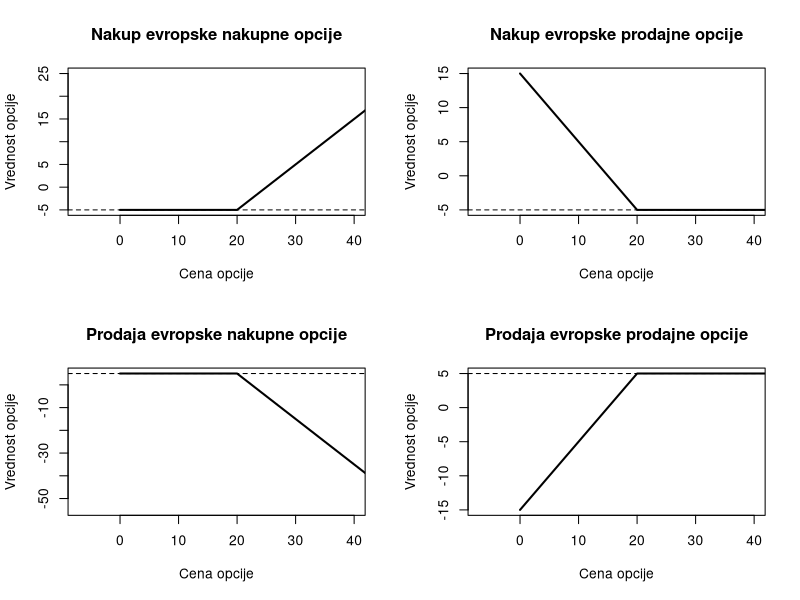
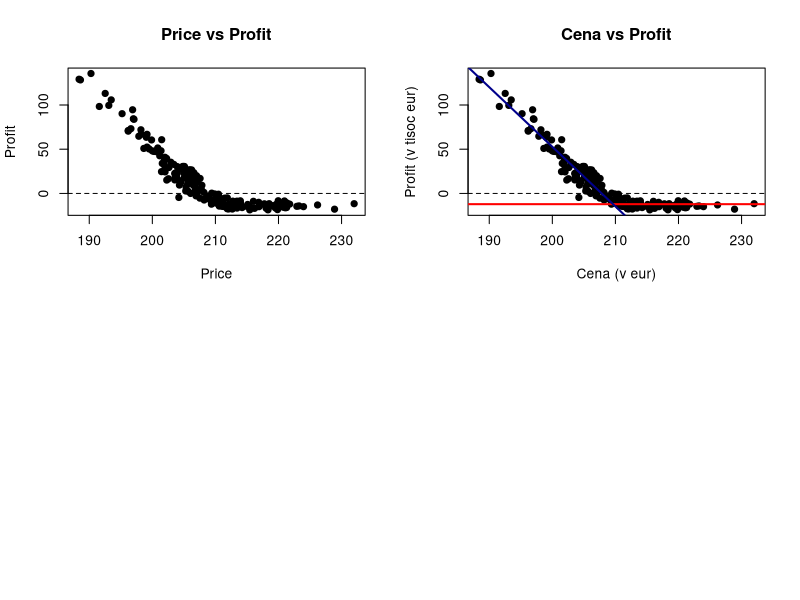

Generate these figures, in order, with R:
## ---- chunk 1
library(tidyverse)
library(gridExtra)
library(coda)
library(knitr)
## ---- chunk 2
# VALUE OF EU PUT OPTION
putV <- function(S,K) pmax(0,K-S)
putbuyPayoff <- function(S,K,premium) pmax(0-abs(premium),K-S-abs(premium))

# VALUE OF EU CALL OPTION
callV <- function(S,K) pmax(0,S-K)
callbuyPayoff <- function(S,K,premium) pmax(0-abs(premium),S-K-abs(premium))

# VALUE OF EU PUT OPTION
putV <- function(S,K) pmin(0,S-K)
putsellPayoff <- function(S,K,premium) pmin(0+abs(premium),S-K+abs(premium))

# VALUE OF EU CALL OPTION
callV <- function(S,K) pmin(0,K-S) - pmax(0,S-K)
callsellPayoff <- function(S,K,premium) pmin(0,K-S) - pmax(0,S-K) + abs(premium)
## ---- chunk 3
par(mfrow = c(2,2))

x <- 0:50
K <- 20
premija <- -5

plot(x,callbuyPayoff(x,K,premija), type="l",lwd = 2, xlab = "Cena opcije", ylab = "Vrednost opcije", main = "Nakup evropske nakupne opcije", xlim = c(-7,40))
abline(h = premija, lty= 'dashed')

plot(x,putbuyPayoff(x,K,premija), type="l",lwd = 2, xlab = "Cena opcije", ylab = "Vrednost opcije", main = "Nakup evropske prodajne opcije", xlim = c(-7,40))
abline(h = premija, lty= 'dashed')

premija <- 5

plot(x,callsellPayoff(x,K,premija), type="l",lwd = 2, xlab = "Cena opcije", ylab = "Vrednost opcije", main = "Prodaja evropske nakupne opcije", xlim = c(-7,40))
abline(h = premija, lty= 'dashed')

plot(x,putsellPayoff(x,K,premija), type="l",lwd = 2, xlab = "Cena opcije", ylab = "Vrednost opcije", main = "Prodaja evropske prodajne opcije", xlim = c(-7,40))
abline(h = premija, lty= 'dashed')
## ---- chunk 4
#getwd()
#setwd("C:/Users/aanja/OneDrive/Dokumenti/fmf/magisterski studij/matematika z racunalnikom/Nelinearne-transakcije/projekt")
## ---- chunk 5
# read data
df <- read.csv("podatki.csv", sep=';', header = FALSE, stringsAsFactors=FALSE)
colnames(df) <- c('Price','Profit')
df

price <- as.numeric(gsub(",", ".", df$Price))
profit <- as.numeric(gsub(",", ".", df$Profit))
profit <- profit/1000
## ---- chunk 6
#plot data: PRICE vs PROFIT
plot(x = price,
     y = profit,
     xlab = "Price",
     ylab = "Profit",
     main = "Price vs Profit",
     pch = 20, cex=1.5)
abline(h = 0, lty='dashed')
## ---- chunk 7
#main function for EU option aproximation

opt_fit <- function(price, profit){
  if (cor(price, profit) < 0){
    #nakup put opcije (3) ali prodaja nakupne opcije (2)
    
    meja <- length(price)/4
    povpr1 <- mean(profit[1:meja])
    er1 <- 0
    
    for (i in 1:meja){
      er1 <- er1 + (profit[i] - povpr1)^2}
    
    povpr1 <- mean(profit[(length(price)-meja):length(price)])
    er2 <- 0
    for (i in (length(price)-meja):length(price)){
      er2 <- er2 + (profit[i] - povpr1)^2}

    
    #NAKUP PUT OPCIJE
    if (er1 > er2){
      komentar <- paste("Gre za nakup put opcije.")
      print(komentar)
      
      odstopanje1 <- rep(0,length(price)) #odstopanje pri aproksimaciji z vodoravno premico
      odstopanje2 <- rep(0,length(price)) #odstopanje pri aproksimaciji z linearno regresijo (posevni del)
      #odstopanja <- rep(0,length(price)) #skupno odstopanje
      najboljsi_K = 0
      
      
      for (K in 1:length(price)){
        #VODORAVNA PREMICA
        premica1 <- profit[K]
        napaka1 <- rep(0,length(price[K:length(profit)]))
        profiti <- profit[K:length(profit)]
        for (i in 1:length(napaka1)){
          napaka1[i] <- (((premica1 - profiti[i])^2))
        }
        odstopanje1[K] <- sum(napaka1)
        
        
        #POsEVNA PREMICA
        premica2 <- lm(profit[1:K] ~ price[1:K])
        odstopanje2[K] <- deviance(premica2)
        odstopanje2[K]
        
        
        # #ce pokaze kako vrednost 0 
        # if(odstopanje1[K] == 0){
        #   odstopanje1[K] = 5*10^10
        # }
        # if(odstopanje2[K] == 0){
        #   odstopanje2[K] = 5*10^10
        # }
      }
      
      odstopanja <- odstopanje1 + odstopanje2
      
      najboljsi_K <- which(min(odstopanja) == odstopanja)
      premica1 <- mean(profit[najboljsi_K:length(profit)])
      abline(h = profit[najboljsi_K], col = 'red', lwd=2)
      premica2 <- lm(profit[1:najboljsi_K] ~ price[1:najboljsi_K])
      abline(premica2$coefficients[1],premica2$coefficients[2], col = 'dark blue',lwd=2)
      najboljsi_K
      
      strike_price = price[najboljsi_K]
      premija = profit[najboljsi_K]
      komentar <- paste("Priblizek za izvrsilno ceno opcije je ", as.character(strike_price), ", za premijo pa ", as.character(premija), ".",sep="")
      print(komentar)
        
      }
      
  

    #PRODAJA CALL OPCIJE
    if (er2 > er1){
      komentar <- paste("Gre za prodajo call opcije.")
      print(komentar)

      for (K in 1:(length(price))){
        odstopanje1 <- rep(0,length(price)) #odstopanje pri aproksimaciji z vodoravno premico
        odstopanje2 <- rep(0,length(price)) #odstopanje pri aproksimaciji z linearno regresijo (posevni del)
        #odstopanja <- rep(0,length(price)) #skupno odstopanje
        najboljsi_K = 0

        #VODORAVNA PREMICA
        premica1 <- profit[K]
        napaka1 <- rep(0,length(price[1:K]))
        profiti <- profit[1:K]
        for (i in 1:length(napaka1)){
          napaka1[i] <- (((premica1 - profiti[i])^2))
        }
        odstopanje1[K] <- sum(napaka1)
        
        
        #POsEVNA PREMICA
        premica2 <- lm(profit[K:length(price)] ~ price[K:length(price)])
        odstopanje2[K] <- deviance(premica2)
        odstopanje2[K]

      }

      odstopanja <- odstopanje1 + odstopanje2
      najboljsi_K <- which(min(odstopanja) == odstopanja)
      premica1 <- profit[najboljsi_K]
      abline(h = profit[najboljsi_K], col = 'red')
      premica2 <- lm(profit[najboljsi_K:length(price)] ~ price[najboljsi_K:length(price)])
      abline(premica2$coefficients[1],premica2$coefficients[2], col = 'dark blue')
      najboljsi_K

      strike_price = price[najboljsi_K]
      premija = profit[najboljsi_K]
      komentar <- paste("Priblizek za izvrsilno ceno opcije je ", as.character(strike_price), ", za premijo pa ", as.character(premija), ".",sep="")
      print(komentar)
      
    }

    

  }
  if (cor(price, profit) > 0){
    #nakup call opcije ali prodaja put opcije
    #Ugotovi za katero gre:
    meja <- length(price)/4
    povpr1 <- mean(profit[1:meja])
    er1 <- 0
    
    for (i in 1:meja){
      er1 <- er1 + (profit[i] - povpr1)^2
    }
    
    povpr1 <- mean(profit[(length(price)-meja):length(price)])
    er2 <- 0
    for (i in (length(price)-meja):length(price)){
      er2 <- er2 + (profit[i] - povpr1)^2
    }
    
    
    #PRODAJA PUT OPCIJE
    if (er1 > er2){
      komentar <- paste("Gre za prodajo put opcije.")
      print(komentar)
      
      odstopanje1 <- rep(0,length(price)) #odstopanje pri aproksimaciji z vodoravno premico
      odstopanje2 <- rep(0,length(price)) #odstopanje pri aproksimaciji z linearno regresijo (posevni del)
      #odstopanja <- rep(0,length(price)) #skupno odstopanje
      najboljsi_K = 0
      
      
      for (K in 1:length(price)){
        #VODORAVNA PREMICA
        premica1 <- mean(profit[K:length(profit)])
        napaka1 <- rep(0,length(price[K:length(profit)]))
        profiti <- profit[K:length(profit)]
        for (i in 1:length(napaka1)){
          napaka1[i] <- (((premica1 - profiti[i])^2))
        }
        odstopanje1[K] <- sum(napaka1)
        
        
        #POsEVNA PREMICA
        premica2 <- lm(profit[1:K] ~ price[1:K])
        odstopanje2[K] <- deviance(premica2)
        odstopanje2[K]
        
        
        # #ce pokaze kako vrednost 0 
        # if(odstopanje1[K] == 0){
        #   odstopanje1[K] = 5*10^10
        # }
        # if(odstopanje2[K] == 0){
        #   odstopanje2[K] = 5*10^10
        # }
      }
      
      odstopanja <- odstopanje1 + odstopanje2
      
      najboljsi_K <- which(min(odstopanja) == odstopanja)
      premica1 <- mean(profit[najboljsi_K:length(profit)])
      abline(h = profit[najboljsi_K], col = 'red')
      premica2 <- lm(profit[1:najboljsi_K] ~ price[1:najboljsi_K])
      abline(premica2$coefficients[1],premica2$coefficients[2], col = 'dark blue')
      najboljsi_K
      
      strike_price = price[najboljsi_K]
      premija = profit[najboljsi_K]
      komentar <- paste("Priblizek za izvrsilno ceno opcije je ", as.character(strike_price), ", za premijo pa ", as.character(premija), ".",sep="")
      print(komentar)
      
    }
    
    
    
    #NAKUP CALL OPCIJE
    if (er2 > er1){
      komentar <- paste("Gre za nakup call opcije.")
      print(komentar)
      
      for (K in 1:(length(price))){
        odstopanje1 <- rep(0,length(price)) #odstopanje pri aproksimaciji z vodoravno premico
        odstopanje2 <- rep(0,length(price)) #odstopanje pri aproksimaciji z linearno regresijo (posevni del)
        # odstopanja <- rep(0,length(price)) #skupno odstopanje
        najboljsi_K = 0
        
        #VODORAVNA PREMICA
        premica1 <- mean(profit[1:K])
        napaka1 <- rep(0,length(price[1:K]))
        profiti <- profit[1:K]
        for (i in 1:length(napaka1)){
          napaka1[i] <- (((premica1 - profiti[i])^2))
        }
        odstopanje1[K] <- sum(napaka1)
        
        
        #POsEVNA PREMICA
        premica2 <- lm(profit[K:length(price)] ~ price[K:length(price)])
        odstopanje2[K] <- deviance(premica2)
        odstopanje2[K]
        
      }
      
      odstopanja <- odstopanje1 + odstopanje2
      najboljsi_K <- which(min(odstopanja) == odstopanja)
      premica1 <- profit[najboljsi_K]
      abline(h = profit[najboljsi_K], col = 'red')
      premica2 <- lm(profit[najboljsi_K:length(price)] ~ price[najboljsi_K:length(price)])
      abline(premica2$coefficients[1],premica2$coefficients[2], col = 'dark blue')
      najboljsi_K
      
      strike_price = price[najboljsi_K]
      premija = profit[najboljsi_K]
      komentar <- paste("Priblizek za izvrsilno ceno opcije je ", as.character(strike_price), ", za premijo pa ", as.character(premija), ".",sep="")
      print(komentar)
      
    }
  }
}
## ---- chunk 8
#1. podatki, nakup prodajne opcije
df <- read.csv("podatki.csv", sep=';', header = FALSE, stringsAsFactors=FALSE)
colnames(df) <- c('Price','Profit')
if (df$Price[2] > df$Price[3]){
  df <- df[order(df$Price),]} #podatke uredim po cene padajoce
df
price <- as.numeric(gsub(",", ".", df$Price))
profit <- as.numeric(gsub(",", ".", df$Profit))
profit <- profit / 1000

korelacija1 <- cor(price, profit)
korelacija1
#narisi graf
plot(x = price,
     y = profit,
     xlab = "Cena (v eur)",
     ylab = "Profit (v tisoc eur)",
     main = "Cena vs Profit",
     pch = 20, cex=1.5)
abline(h = 0, lty='dashed')

opt_fit(price,profit)
